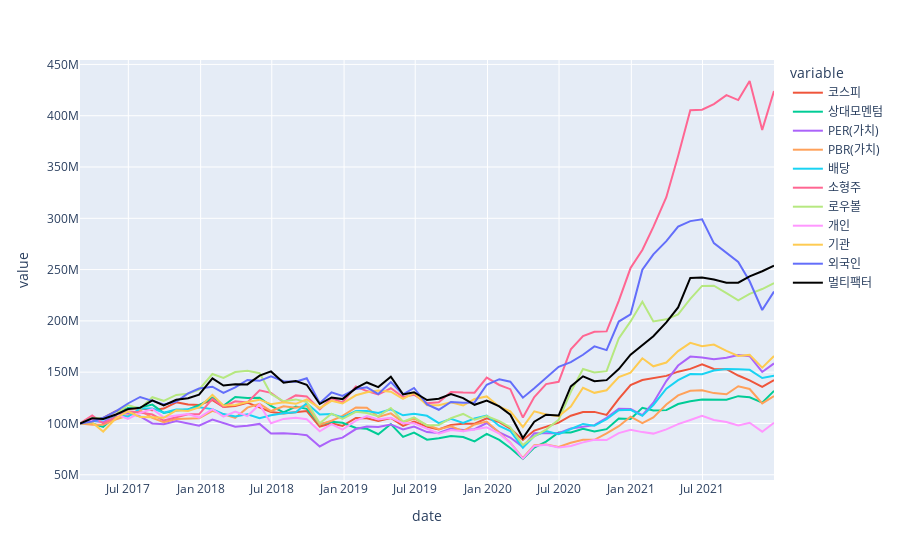

The cell this chart's notebook holds for it:
### Code cell
# 총자산 정보 가져오기
total_asset1 = pd.DataFrame(account_relative.account_history)[
                   ['date', 'total_asset']].set_index('date')[
               simulation_fromdate:]
total_asset2 = pd.DataFrame(account_per.account_history)[
                   ['date', 'total_asset']].set_index('date')[
               simulation_fromdate:]
total_asset3 = pd.DataFrame(account_pbr.account_history)[
                   ['date', 'total_asset']].set_index('date')[
               simulation_fromdate:]
total_asset4 = pd.DataFrame(account_dividend.account_history)[
                   ['date', 'total_asset']].set_index('date')[
               simulation_fromdate:]
total_asset5 = pd.DataFrame(account_small.account_history)[
                   ['date', 'total_asset']].set_index('date')[
               simulation_fromdate:]
total_asset6 = pd.DataFrame(account_lowvol.account_history)[
                   ['date', 'total_asset']].set_index('date')[
               simulation_fromdate:]
total_asset7 = pd.DataFrame(account_individual.account_history)[
                   ['date', 'total_asset']].set_index('date')[
               simulation_fromdate:]
total_asset8 = pd.DataFrame(account_institutional.account_history)[
                   ['date', 'total_asset']].set_index('date')[
               simulation_fromdate:]
total_asset9 = pd.DataFrame(account_foreign.account_history)[
                   ['date', 'total_asset']].set_index('date')[
               simulation_fromdate:]
total_asset10 = pd.DataFrame(account_multifactor.account_history)[
    ['date', 'total_asset']].set_index('date')

# 자산 정보 결합하기
total_assets = pd.concat(
    [kospi_returns, total_asset1, total_asset2, total_asset3, total_asset4,
     total_asset5, total_asset6, total_asset7, total_asset8, total_asset9,
     total_asset10
     ],
    axis=1)
total_assets.columns = ["코스피", "상대모멘텀", "PER(가치)", "PBR(가치)", "배당",
                        "소형주", "로우볼", "개인", "기관", "외국인", '멀티팩터'
                        ]

# 자산 변화 시각화하기
color_map = {"멀티팩터": "black"}
fig = px.line(data_frame=total_assets, color_discrete_map=color_map)
fig.show()
